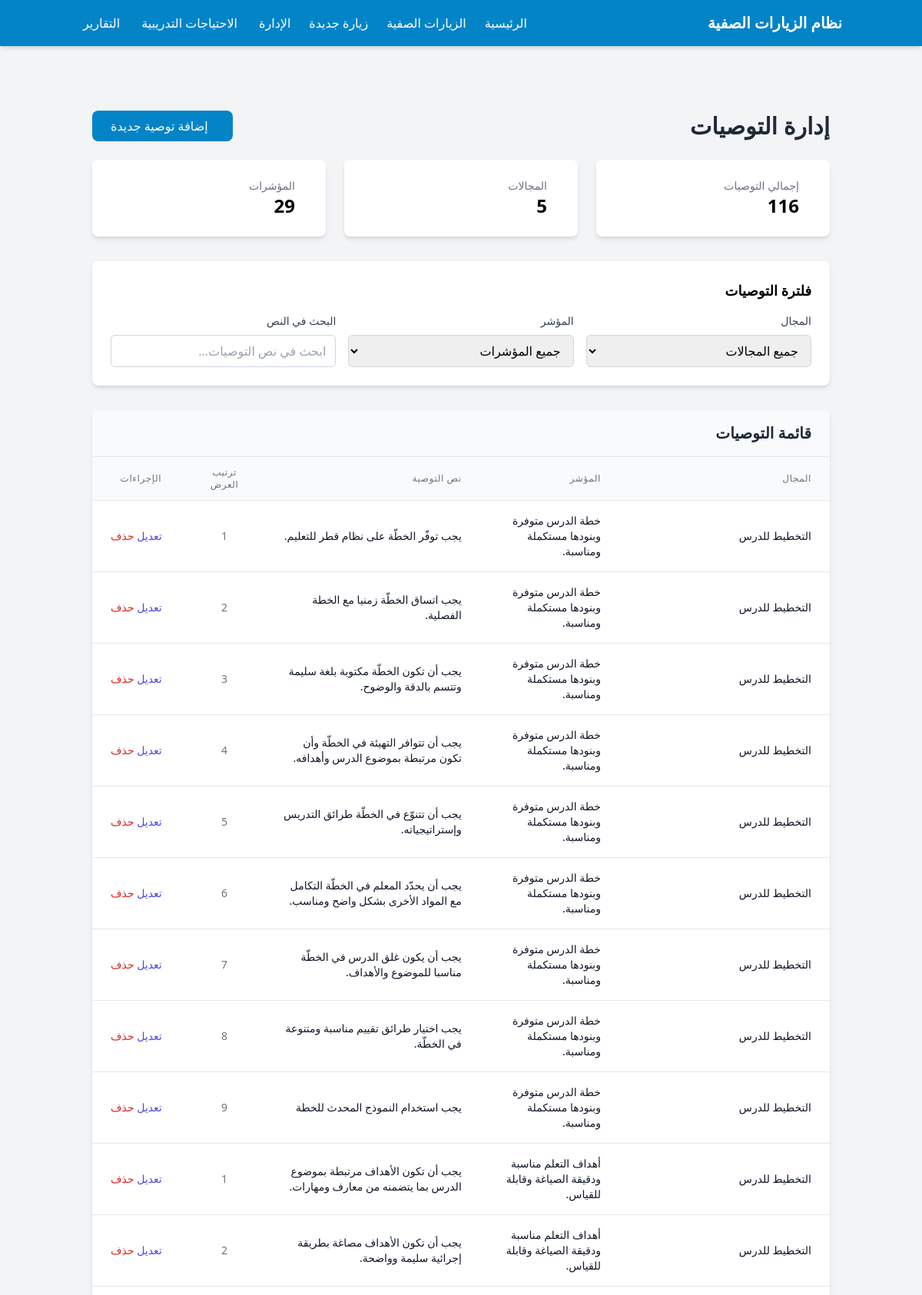
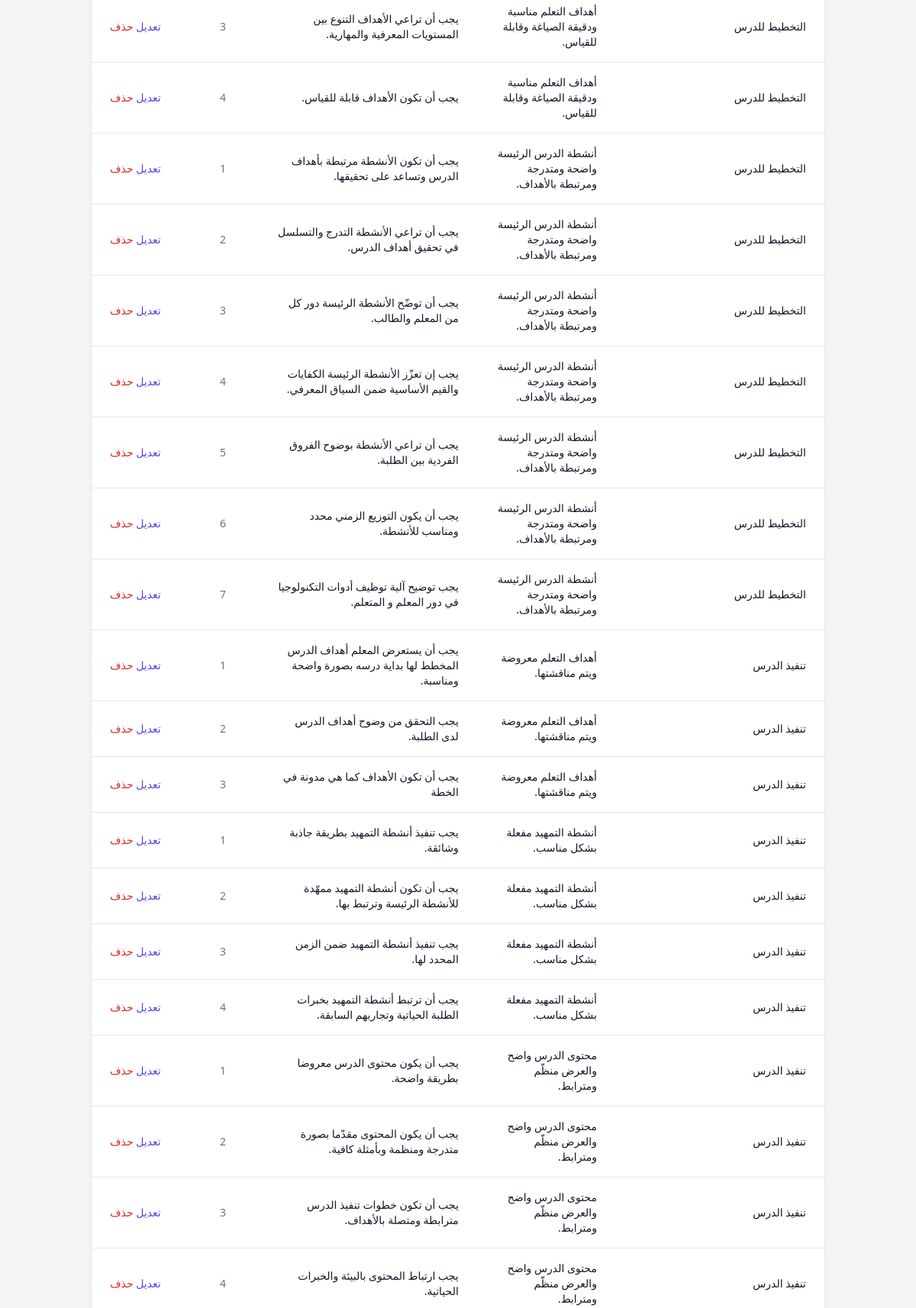
The page /recommendations_management.php (upper part) on the database its author committed (2 pictures, top to bottom).
### tables this page shows
CREATE TABLE `recommendations` (
  `id` int NOT NULL,
  `indicator_id` int NOT NULL,
  `text` text NOT NULL,
  `created_at` timestamp NULL DEFAULT CURRENT_TIMESTAMP,
  `updated_at` timestamp NULL DEFAULT CURRENT_TIMESTAMP ON UPDATE CURRENT_TIMESTAMP,
  `sort_order` int DEFAULT '1'
);

CREATE TABLE `evaluation_domains` (
  `id` int NOT NULL,
  `name` varchar(255) NOT NULL,
  `description` text,
  `weight` decimal(5,2) NOT NULL DEFAULT '0.00',
  `created_at` timestamp NULL DEFAULT CURRENT_TIMESTAMP,
  `updated_at` timestamp NULL DEFAULT CURRENT_TIMESTAMP ON UPDATE CURRENT_TIMESTAMP,
  `sort_order` int DEFAULT '0'
);

CREATE TABLE `evaluation_indicators` (
  `id` int NOT NULL,
  `domain_id` int NOT NULL,
  `name` varchar(255) NOT NULL,
  `description` text,
  `weight` decimal(5,2) NOT NULL DEFAULT '0.00',
  `created_at` timestamp NULL DEFAULT CURRENT_TIMESTAMP,
  `updated_at` timestamp NULL DEFAULT CURRENT_TIMESTAMP ON UPDATE CURRENT_TIMESTAMP,
  `sort_order` int DEFAULT '0'
);

### includes/db_connection.php (called while the page is built, shortened)
<?php
$dsn = "mysql:host=" . DB_HOST . ";dbname=" . DB_NAME . ";charset=" . DB_CHARSET;
$options = [
    PDO::ATTR_ERRMODE            => PDO::ERRMODE_EXCEPTION,
    PDO::ATTR_DEFAULT_FETCH_MODE => PDO::FETCH_ASSOC,
    PDO::ATTR_EMULATE_PREPARES   => false,
];
try {
    $pdo = new PDO($dsn, DB_USER, DB_PASS, $options);
    $pdo->exec("SET NAMES utf8mb4");
    $pdo->exec("SET CHARACTER SET utf8mb4");
    $pdo->exec("SET collation_connection = utf8mb4_unicode_ci");
} catch (PDOException $e) {
    die("فشل الاتصال بقاعدة البيانات: " . $e->getMessage());
}
function query($sql, $params = []) {
    global $pdo;
    $stmt = $pdo->prepare($sql);
    $stmt->execute($params);
    return $stmt->fetchAll();
}

### recommendations_management.php (the view, shortened to what this page needs)
<?php
require_once 'includes/db_connection.php';
try {
    $domains = query("SELECT * FROM evaluation_domains ORDER BY sort_order, id");
    $indicators = query("SELECT i.*, d.name as domain_name
                        FROM evaluation_indicators i
                        LEFT JOIN evaluation_domains d ON i.domain_id = d.id
                        ORDER BY COALESCE(d.sort_order, 999), d.id, i.sort_order, i.id");
    $all_recommendations_raw = query("
        SELECT r.*, i.name as indicator_name, d.name as domain_name, d.id as domain_id
        FROM recommendations r
        LEFT JOIN evaluation_indicators i ON r.indicator_id = i.id
        LEFT JOIN evaluation_domains d ON i.domain_id = d.id
        GROUP BY r.id
        ORDER BY COALESCE(d.sort_order, 999), COALESCE(i.sort_order, 999), COALESCE(r.sort_order, 999), r.id
    ");
    $all_recommendations = [];
    $seen_combinations = [];
    foreach ($all_recommendations_raw as $rec) {
        $key = $rec['indicator_id'] . '_' . md5($rec['text']);
        if (!isset($seen_combinations[$key])) {
            $seen_combinations[$key] = true;
            $all_recommendations[] = $rec;
        }
    }
} catch (PDOException $e) {
    $error_message = "حدث خطأ أثناء جلب البيانات: " . $e->getMessage();
    $domains = [];
    $indicators = [];
    $all_recommendations = [];
}
require_once 'includes/header.php';
?>
<div class="container mx-auto px-4 py-8">
    <div class="flex justify-between items-center mb-6">
        <h1 class="text-3xl font-bold text-gray-800">إدارة التوصيات</h1>
        <button onclick="showAddModal()" class="bg-primary-600 text-white px-6 py-2 rounded-lg hover:bg-primary-700 transition duration-300">
            <i class="fas fa-plus mr-2"></i>إضافة توصية جديدة
        </button>
    </div>
    <div class="grid grid-cols-1 md:grid-cols-3 gap-6 mb-8">
        <div class="bg-white rounded-lg shadow-md p-6">
            <div class="flex items-center">
                <div>
                    <p class="text-gray-500 text-sm">إجمالي التوصيات</p>
                    <p class="text-2xl font-bold"><?= count($all_recommendations) ?></p>
                </div>
            </div>
        </div>
        <div class="bg-white rounded-lg shadow-md p-6">
            <div class="flex items-center">
                <div>
                    <p class="text-gray-500 text-sm">المجالات</p>
                    <p class="text-2xl font-bold"><?= count($domains) ?></p>
                </div>
            </div>
        </div>
        <div class="bg-white rounded-lg shadow-md p-6">
            <div class="flex items-center">
                <div>
                    <p class="text-gray-500 text-sm">المؤشرات</p>
                    <p class="text-2xl font-bold"><?= count($indicators) ?></p>
                </div>
            </div>
        </div>
    </div>
    <div class="bg-white rounded-lg shadow-md p-6 mb-8">
        <h3 class="text-lg font-semibold mb-4">فلترة التوصيات</h3>
        <div class="grid grid-cols-1 md:grid-cols-3 gap-4">
            <div>
                <label class="block text-sm font-medium text-gray-700 mb-2">المجال</label>
                <select id="domain_filter" class="w-full border border-gray-300 rounded-md px-3 py-2">
                    <option value="">جميع المجالات</option>
                </select>
            </div>
            <div>
                <label class="block text-sm font-medium text-gray-700 mb-2">المؤشر</label>
                <select id="indicator_filter" class="w-full border border-gray-300 rounded-md px-3 py-2">
                    <option value="">جميع المؤشرات</option>
                </select>
            </div>
            <div>
                <label class="block text-sm font-medium text-gray-700 mb-2">البحث في النص</label>
                <input type="text" id="text_search" placeholder="ابحث في نص التوصيات..."
                       class="w-full border border-gray-300 rounded-md px-3 py-2">
            </div>
        </div>
    </div>
    <div class="bg-white rounded-lg shadow-md overflow-hidden">
        <div class="px-6 py-4 bg-gray-50 border-b">
            <h2 class="text-xl font-semibold text-gray-800">قائمة التوصيات</h2>
        </div>
        <div class="overflow-x-auto">
            <table class="min-w-full divide-y divide-gray-200" id="recommendations_table">
                <thead class="bg-gray-50">
                    <tr>
                        <th class="px-6 py-3 text-right text-xs font-medium text-gray-500 uppercase tracking-wider">المجال</th>
                        <th class="px-6 py-3 text-right text-xs font-medium text-gray-500 uppercase tracking-wider">المؤشر</th>
                        <th class="px-6 py-3 text-right text-xs font-medium text-gray-500 uppercase tracking-wider">نص التوصية</th>
                        <th class="px-6 py-3 text-center text-xs font-medium text-gray-500 uppercase tracking-wider">ترتيب العرض</th>
                        <th class="px-6 py-3 text-center text-xs font-medium text-gray-500 uppercase tracking-wider">الإجراءات</th>
                    </tr>
                </thead>
                <tbody class="bg-white divide-y divide-gray-200">
                    <?php foreach ($all_recommendations as $rec): ?>
                        <tr class="recommendation-row hover:bg-gray-50"
                            data-domain-id="<?= $rec['domain_id'] ?>"
                            data-indicator-id="<?= $rec['indicator_id'] ?>">
                            <td class="px-6 py-4 whitespace-nowrap text-sm font-medium text-gray-900">
                                <?= htmlspecialchars($rec['domain_name']) ?>
                            </td>
                            <td class="px-6 py-4 text-sm text-gray-900">
                                <?= htmlspecialchars($rec['indicator_name']) ?>
                            </td>
                            <td class="px-6 py-4 text-sm text-gray-900 recommendation-text">
                                <?= htmlspecialchars($rec['text']) ?>
                            </td>
                            <td class="px-6 py-4 whitespace-nowrap text-center text-sm text-gray-500">
                                <?= $rec['sort_order'] ?>
                            </td>
                            <td class="px-6 py-4 whitespace-nowrap text-center text-sm font-medium">
                                <button onclick="showEditModal(<?= htmlspecialchars(json_encode($rec)) ?>)"
                                        class="text-indigo-600 hover:text-indigo-900 mr-3">
                                    <i class="fas fa-edit"></i> تعديل
                                </button>
                                <button onclick="confirmDelete(<?= $rec['id'] ?>, '<?= htmlspecialchars($rec['text'], ENT_QUOTES) ?>')"
                                        class="text-red-600 hover:text-red-900">
                                    <i class="fas fa-trash"></i> حذف
                                </button>
                            </td>
                        </tr>
                    <?php endforeach; ?>
                </tbody>
            </table>
        </div>
    </div>
</div>
<?php
require_once 'includes/footer.php';
?>

### includes/header.php (style rules this page uses)
body { font-family: 'Tajawal', sans-serif; background-color: #f9fafb; margin: 0; padding: 0; margin-top: 100px; }

### rows shown on the page
recommendations: evaluation_domains.name "التخطيط للدرس", indicator.name "خطة الدرس متوفرة وبنودها مستكملة ومناسبة.", text "يجب توفّر الخطّة على نظام قطر للتعليم.", sort_order "1"
recommendations: evaluation_domains.name "التخطيط للدرس", indicator.name "خطة الدرس متوفرة وبنودها مستكملة ومناسبة.", text "يجب اتساق الخطّة زمنيا مع الخطة الفصلية.", sort_order "2"
recommendations: evaluation_domains.name "التخطيط للدرس", indicator.name "خطة الدرس متوفرة وبنودها مستكملة ومناسبة.", text "يجب أن تكون الخطّة مكتوبة بلغة سليمة وتتسم بالدقة والوضوح.", sort_order "3"
recommendations: evaluation_domains.name "التخطيط للدرس", indicator.name "خطة الدرس متوفرة وبنودها مستكملة ومناسبة.", text "يجب أن تتوافر التهيئة في الخطّة وأن تكون مرتبطة بموضوع الدرس وأهدافه.", sort_order "4"
recommendations: evaluation_domains.name "التخطيط للدرس", indicator.name "خطة الدرس متوفرة وبنودها مستكملة ومناسبة.", text "يجب أن تتنوّع في الخطّة طرائق التدريس وإستراتيجياته.", sort_order "5"
recommendations: evaluation_domains.name "التخطيط للدرس", indicator.name "خطة الدرس متوفرة وبنودها مستكملة ومناسبة.", text "يجب أن يحدّد المعلم في الخطّة التكامل مع المواد الأخرى بشكل واضح ومناسب.", sort_order "6"
recommendations: evaluation_domains.name "التخطيط للدرس", indicator.name "خطة الدرس متوفرة وبنودها مستكملة ومناسبة.", text "يجب أن يكون غلق الدرس في الخطّة مناسبا للموضوع والأهداف.", sort_order "7"
recommendations: evaluation_domains.name "التخطيط للدرس", indicator.name "خطة الدرس متوفرة وبنودها مستكملة ومناسبة.", text "يجب اختيار طرائق تقييم مناسبة ومتنوعة في الخطّة.", sort_order "8"
recommendations: evaluation_domains.name "التخطيط للدرس", indicator.name "خطة الدرس متوفرة وبنودها مستكملة ومناسبة.", text "يجب استخدام النموذج المحدث للخطة", sort_order "9"
recommendations: evaluation_domains.name "التخطيط للدرس", indicator.name "أهداف التعلم مناسبة ودقيقة الصياغة وقابلة للقياس.", text "يجب أن تكون الأهداف مرتبطة بموضوع الدرس بما يتضمنه من معارف ومهارات.", sort_order "1"
recommendations: evaluation_domains.name "التخطيط للدرس", indicator.name "أهداف التعلم مناسبة ودقيقة الصياغة وقابلة للقياس.", text "يجب أن تكون الأهداف مصاغة بطريقة إجرائية سليمة وواضحة.", sort_order "2"
recommendations: evaluation_domains.name "التخطيط للدرس", indicator.name "أهداف التعلم مناسبة ودقيقة الصياغة وقابلة للقياس.", text "يجب أن تراعي الأهداف التنوع بين المستويات المعرفية والمهارية.", sort_order "3"
recommendations: evaluation_domains.name "التخطيط للدرس", indicator.name "أهداف التعلم مناسبة ودقيقة الصياغة وقابلة للقياس.", text "يجب أن تكون الأهداف قابلة للقياس.", sort_order "4"
recommendations: evaluation_domains.name "التخطيط للدرس", indicator.name "أنشطة الدرس الرئيسة واضحة ومتدرجة ومرتبطة بالأهداف.", text "يجب أن تكون الأنشطة مرتبطة بأهداف الدرس وتساعد على تحقيقها.", sort_order "1"
recommendations: evaluation_domains.name "التخطيط للدرس", indicator.name "أنشطة الدرس الرئيسة واضحة ومتدرجة ومرتبطة بالأهداف.", text "يجب أن تراعي الأنشطة التدرج والتسلسل في تحقيق أهداف الدرس.", sort_order "2"
recommendations: evaluation_domains.name "التخطيط للدرس", indicator.name "أنشطة الدرس الرئيسة واضحة ومتدرجة ومرتبطة بالأهداف.", text "يجب أن توضّح الأنشطة الرئيسة دور كل من المعلم والطالب.", sort_order "3"
recommendations: evaluation_domains.name "التخطيط للدرس", indicator.name "أنشطة الدرس الرئيسة واضحة ومتدرجة ومرتبطة بالأهداف.", text "يجب إن تعزّز الأنشطة الرئيسة الكفايات والقيم الأساسية ضمن السياق المعرفي.", sort_order "4"
recommendations: evaluation_domains.name "التخطيط للدرس", indicator.name "أنشطة الدرس الرئيسة واضحة ومتدرجة ومرتبطة بالأهداف.", text "يجب أن تراعي الأنشطة بوضوح الفروق الفردية بين الطلبة.", sort_order "5"
recommendations: evaluation_domains.name "التخطيط للدرس", indicator.name "أنشطة الدرس الرئيسة واضحة ومتدرجة ومرتبطة بالأهداف.", text "يجب أن يكون التوزيع الزمني محدد ومناسب للأنشطة.", sort_order "6"
recommendations: evaluation_domains.name "التخطيط للدرس", indicator.name "أنشطة الدرس الرئيسة واضحة ومتدرجة ومرتبطة بالأهداف.", text "يجب توضيح آلية توظيف أدوات التكنولوجيا في دور المعلم و المتعلم.", sort_order "7"
recommendations: evaluation_domains.name "تنفيذ الدرس", indicator.name "أهداف التعلم معروضة ويتم مناقشتها.", text "يجب أن يستعرض المعلم أهداف الدرس المخطط لها بداية درسه بصورة واضحة ومناسبة.", sort_order "1"
recommendations: evaluation_domains.name "تنفيذ الدرس", indicator.name "أهداف التعلم معروضة ويتم مناقشتها.", text "يجب التحقق من وضوح أهداف الدرس لدى الطلبة.", sort_order "2"
recommendations: evaluation_domains.name "تنفيذ الدرس", indicator.name "أهداف التعلم معروضة ويتم مناقشتها.", text "يجب أن تكون الأهداف كما هي مدونة في الخطة", sort_order "3"
recommendations: evaluation_domains.name "تنفيذ الدرس", indicator.name "أنشطة التمهيد مفعلة بشكل مناسب.", text "يجب تنفيذ أنشطة التمهيد بطريقة جاذبة وشائقة.", sort_order "1"
recommendations: evaluation_domains.name "تنفيذ الدرس", indicator.name "أنشطة التمهيد مفعلة بشكل مناسب.", text "يجب أن تكون أنشطة التمهيد ممهّدة للأنشطة الرئيسة وترتبط بها.", sort_order "2"
recommendations: evaluation_domains.name "تنفيذ الدرس", indicator.name "أنشطة التمهيد مفعلة بشكل مناسب.", text "يجب تنفيذ أنشطة التمهيد ضمن الزمن المحدد لها.", sort_order "3"
recommendations: evaluation_domains.name "تنفيذ الدرس", indicator.name "أنشطة التمهيد مفعلة بشكل مناسب.", text "يجب أن ترتبط أنشطة التمهيد بخبرات الطلبة الحياتية وتجاربهم السابقة.", sort_order "4"
recommendations: evaluation_domains.name "تنفيذ الدرس", indicator.name "محتوى الدرس واضح والعرض منظّم ومترابط.", text "يجب أن يكون محتوى الدرس معروضا بطريقة واضحة.", sort_order "1"
recommendations: evaluation_domains.name "تنفيذ الدرس", indicator.name "محتوى الدرس واضح والعرض منظّم ومترابط.", text "يجب أن يكون المحتوى مقدّما بصورة متدرجة ومنظمة وبأمثلة كافية.", sort_order "2"
recommendations: evaluation_domains.name "تنفيذ الدرس", indicator.name "محتوى الدرس واضح والعرض منظّم ومترابط.", text "يجب أن تكون خطوات تنفيذ الدرس مترابطة ومتصلة بالأهداف.", sort_order "3"
recommendations: evaluation_domains.name "تنفيذ الدرس", indicator.name "محتوى الدرس واضح والعرض منظّم ومترابط.", text "يجب ارتباط المحتوى بالبيئة والخبرات الحياتية.", sort_order "4"

### other values the page prints
$app_name "نظام الزيارات الصفية"
count($all_recommendations) "116"
count($domains) "5"
count($indicators) "29"
